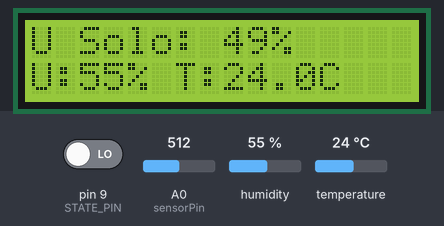
This sketch was run on a simulated Arduino Uno, built with avr-gcc and run on an emulated ATmega328P. Shown: 16×2 character LCD. The inputs (shaded band) are chosen by the test bench; at power-on: humidity 55 %, A0 (sensorPin) = 512, temperature 24 °C, pin 9 (STATE_PIN) LOW. What the sketch prints to the serial monitor is not drawn.

Above: at 1.2 s.
1.3 s: humidity set to 22 %
At 11.1 s:
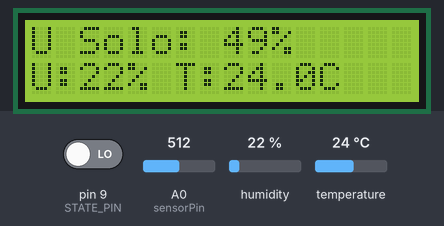
11.6 s: A0 (sensorPin) set to 490
At 21.3 s:
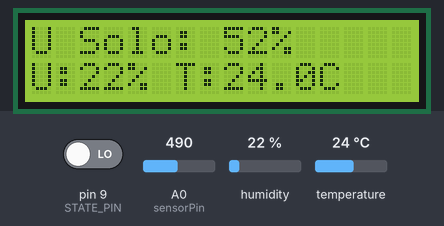
21.6 s: temperature set to 12 °C
At 33.4 s:
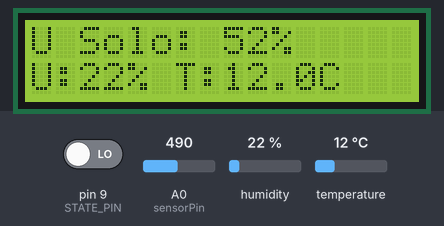
33.7 s: A0 (sensorPin) set to 510
At 45.3 s:
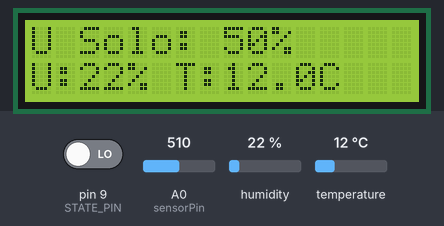
55.8 s: humidity set to 40 %
At 64.8 s:
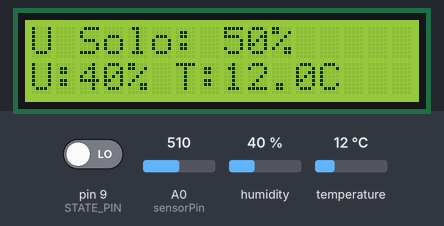
Timing chart, 0 to 66.3 s (numbered marks = the images above; inputs shaded):
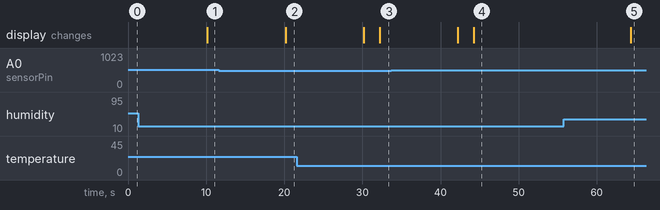

The sketch:

main.ino
```cpp
#include <LiquidCrystal.h>
#include "DHT.h"

#define PINODHT 8
#define TIPODHT DHT11
#define STATE_PIN 9

DHT dht(PINODHT, TIPODHT);

// LCD nos pinos: RS, E, D4, D5, D6, D7
LiquidCrystal lcd(12, 11, 5, 4, 3, 2);

const int sensorPin = A0;

void setup() {
  Serial.begin(9600);
  dht.begin();
  lcd.begin(16, 2);
  pinMode(STATE_PIN, INPUT);
}

void loop() {
  int valorSensor = analogRead(sensorPin);
  int umidadePercentual = map(valorSensor, 1023, 0, 0, 100);

  float temperatura = dht.readTemperature();
  float umidade = dht.readHumidity();

  int estadoBluetooth = digitalRead(STATE_PIN);

  // DEBUG
  Serial.print("Leitura: ");
  Serial.print(valorSensor);
  Serial.print(" | Umidade Solo: ");
  Serial.print(umidadePercentual);
  Serial.print("% | Amb: ");
  Serial.print(umidade);
  Serial.print("% | Temp: ");
  Serial.println(temperatura);

  // LCD
  lcd.clear();
  lcd.setCursor(0, 0);
  lcd.print("U Solo: ");
  lcd.print(umidadePercentual);
  lcd.print("%");

  lcd.setCursor(0, 1);
  lcd.print("U:");
  lcd.print(umidade, 0);
  lcd.print("% T:");
  lcd.print(temperatura, 1);
  lcd.print("C");

  if (estadoBluetooth == HIGH) {
    Serial.print("BLUETOOTH LIGADO!");
    delay(5000);
  } else {
    Serial.print("BLUETOOTH DESLIGADO!");
    delay(5000);
  }

  delay(5000);

  if (valorSensor < 500) {
    lcd.clear();
    lcd.setCursor(0, 0);
    lcd.print("Solo Seco!");
    delay(2000);
  }
}
```

Measured:
- after the input at 1.3 s, the display: changes after 8.8 s (image 1)
- after the input at 11.6 s, the display: changes after 8.6 s (image 2)
- after the input at 21.6 s, the display: first differs from a run without the input after 10.6 s (image 3)
- after the input at 33.7 s, the display: first differs from a run without the input after 10.6 s (image 4)
- after the input at 55.8 s, the display: changes after 8.6 s (image 5)
